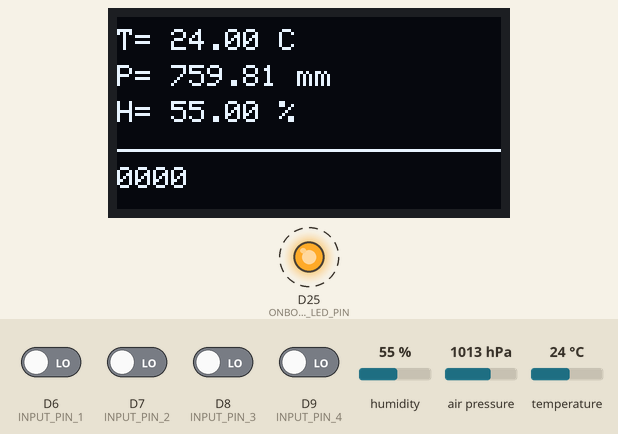
This sketch was run on a simulated Arduino Due. On the bench: 128×64 one-colour display, output pins drawn as LEDs (lit = HIGH). Dashed ring = blinking. The test bench sets the inputs (shaded band); at power-on: D6 (INPUT_PIN_1), D7 (INPUT_PIN_2), D8 (INPUT_PIN_3), D9 (INPUT_PIN_4) LOW, humidity 55 %, air pressure 1013 hPa, temperature 24 °C.

Above: at 1.3 s.
1.4 s: humidity set to 22 %
At 7.7 s:
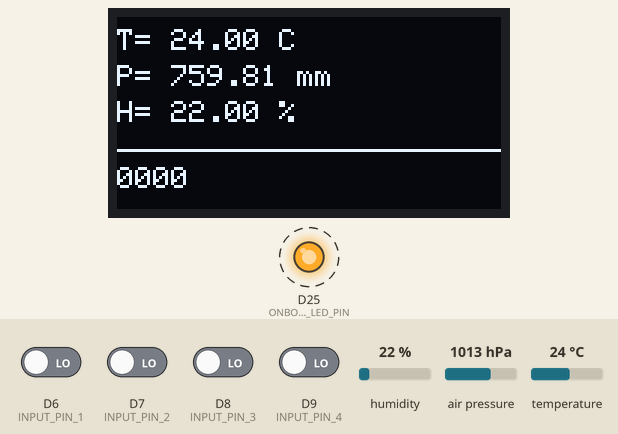
9.4 s: air pressure set to 952 hPa
At 11.4 s:
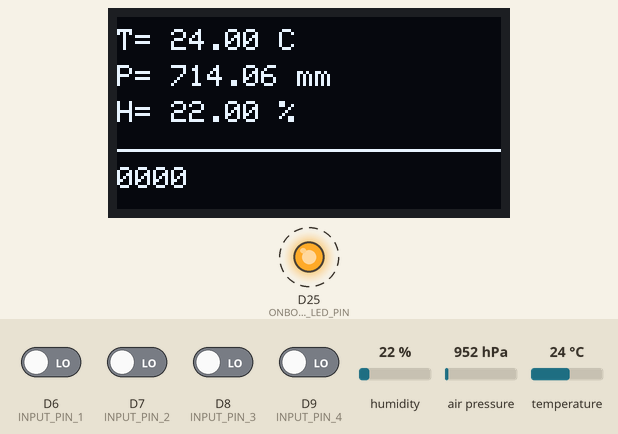
15.3 s: D6 (INPUT_PIN_1) driven HIGH
At 16.6 s:
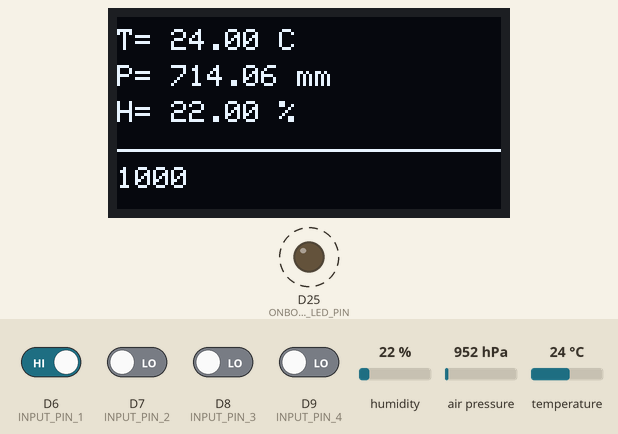
21.2 s: D7 (INPUT_PIN_2) driven HIGH
At 21.9 s:
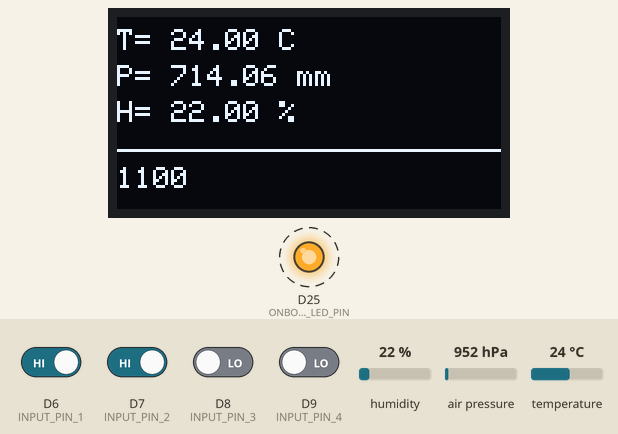
27.1 s: D8 (INPUT_PIN_3) driven HIGH
At 30.7 s:
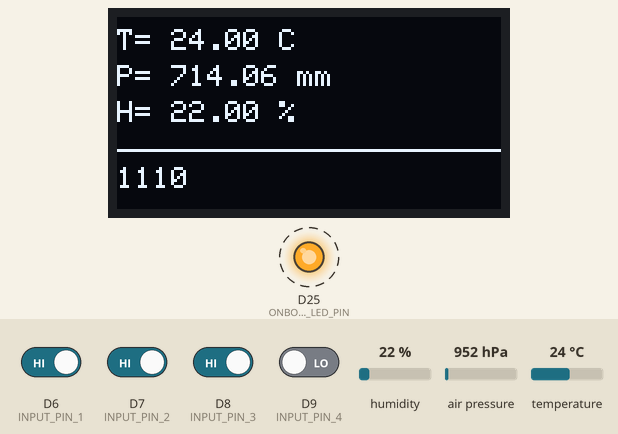
33.0 s: D9 (INPUT_PIN_4) driven HIGH
At 34.7 s:
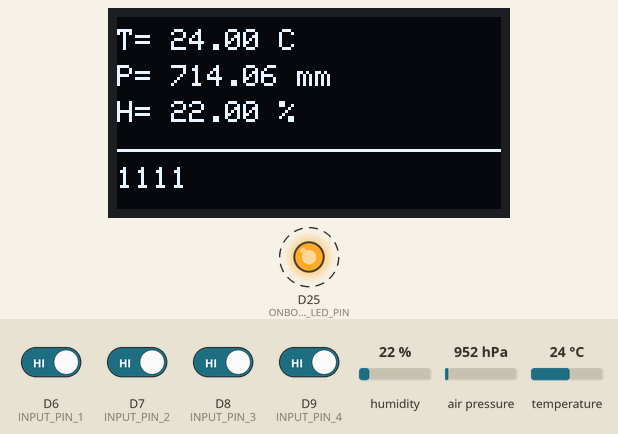
Timing chart, 0 to 39.9 s (numbered marks = the images above; inputs shaded):
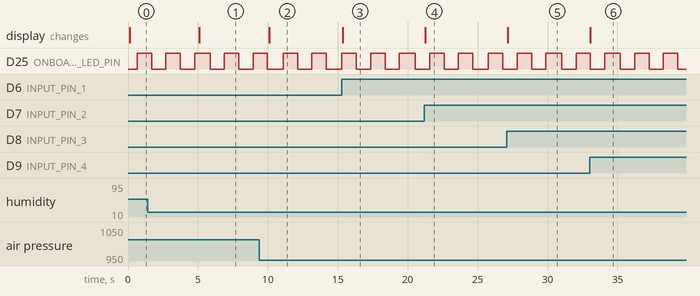

The sketch:

AHT20_BMP280_4xSA_OLED.ino
```cpp
/*
 * =====================================================================
 * Назначение выводов (Pinout) Raspberry Pi Pico (RP2040):
 * =====================================================================
 * GP0  (UART0 TX) - [Резерв] Передача данных на преобразователь UART-USB
 * GP1  (UART0 RX) - [Резерв] Прием данных от преобразователя UART-USB
 * GP4  (I2C0 SDA) - Шина данных SDA: OLED SSD1306 (0x3C) + AHT20 (0x38) + BMP280 (0x76/0x77)
 * GP5  (I2C0 SCL) - Шина тактирования SCL: OLED SSD1306 + AHT20 + BMP280
 * GP6  (GPIO IN)  - Контактный датчик 1 (прерывание CHANGE, без подтяжки, 0/3.3В)
 * GP7  (GPIO IN)  - Контактный датчик 2 (прерывание CHANGE, без подтяжки, 0/3.3В)
 * GP8  (GPIO IN)  - Контактный датчик 3 (прерывание CHANGE, без подтяжки, 0/3.3В)
 * GP9  (GPIO IN)  - Контактный датчик 4 (прерывание CHANGE, без подтяжки, 0/3.3В)
 * GP25 (GPIO OUT) - Встроенный светодиод на плате (индикатор работы / PWM)
 * =====================================================================
 */

#include <Wire.h>
#include <Adafruit_GFX.h>
#include <Adafruit_SSD1306.h>
#include <Adafruit_AHTX0.h>
#include <Adafruit_BMP280.h>

// Настройки OLED-дисплея
#define SCREEN_WIDTH 128    // Ширина дисплея в пикселях
#define SCREEN_HEIGHT 64    // Высота дисплея в пикселях
#define OLED_RESET -1       // Пин сброса (-1, если общий с Pico)
#define SCREEN_ADDRESS 0x3C // I2C адрес OLED-дисплея

// Пины периферии
const uint8_t I2C_SDA_PIN     = 4;
const uint8_t I2C_SCL_PIN     = 5;
const uint8_t INPUT_PIN_1     = 6;
const uint8_t INPUT_PIN_2     = 7;
const uint8_t INPUT_PIN_3     = 8;
const uint8_t INPUT_PIN_4     = 9;
const uint8_t ONBOARD_LED_PIN = 25;

// Массив пинов датчиков для удобного опроса
const uint8_t INPUT_PINS[4] = {INPUT_PIN_1, INPUT_PIN_2, INPUT_PIN_3, INPUT_PIN_4};

// Создаем объекты дисплея и датчиков
Adafruit_SSD1306 display(SCREEN_WIDTH, SCREEN_HEIGHT, &Wire, OLED_RESET);
Adafruit_AHTX0 aht;
Adafruit_BMP280 bmp;

// Флаги состояния датчиков I2C
bool sensorsReady = false;

// Переменные для обработки прерываний от входов GP6-GP9
volatile bool inputsChanged = false;
volatile unsigned long lastInterruptTime = 0;
const unsigned long DEBOUNCE_DELAY = 20; // Защита от дребезга контактов (20 мс)

// Переменные для неблокирующего fade светодиода
int brightness = 0;
int fadeAmount = 5;
unsigned long prevFadeMillis = 0;
const unsigned long FADE_INTERVAL = 20;

// Переменные для неблокирующего опроса AHT20+BMP280 (раз в 5 секунд)
unsigned long prevSensorMillis = 0;
const unsigned long SENSOR_INTERVAL = 5000;

// Обработчик прерывания по изменению уровня на любом из входов GP6-GP9
void onInputChangeISR() {
  inputsChanged = true;
  lastInterruptTime = millis();
}

void setup() {
  // 1. Настройка встроенного светодиода
  pinMode(ONBOARD_LED_PIN, OUTPUT);
  analogWriteResolution(8);

  // 2. Настройка входов GP6-GP9 без подтяжки и привязка прерываний по изменению уровня (CHANGE)
  for (uint8_t i = 0; i < 4; i++) {
    pinMode(INPUT_PINS[i], INPUT);
    attachInterrupt(digitalPinToInterrupt(INPUT_PINS[i]), onInputChangeISR, CHANGE);
  }

  // 3. Инициализация шины I2C0 на пинах GP4 и GP5
  Wire.setSDA(I2C_SDA_PIN);
  Wire.setSCL(I2C_SCL_PIN);
  Wire.begin();

  // 4. Инициализация OLED-дисплея
  if (!display.begin(SSD1306_SWITCHCAPVCC, SCREEN_ADDRESS)) {
    while (true) {
      digitalWrite(ONBOARD_LED_PIN, HIGH);
      delay(100);
      digitalWrite(ONBOARD_LED_PIN, LOW);
      delay(100);
    }
  }

  // 5. Инициализация датчиков AHT20 и BMP280
  initSensors();

  // 6. Первичная отрисовка всех данных на дисплее
  display.clearDisplay();
  updateSensorsArea();
  updateInputsArea();
  display.display();
}

void loop() {
  // 1. Плавное дыхание светодиода в фоне
  updateLedFade();

  unsigned long currentMillis = millis();

  // 2. Проверка флага прерывания от входов GP6-GP9 (с учетом времени антидребезга)
  if (inputsChanged && (currentMillis - lastInterruptTime >= DEBOUNCE_DELAY)) {
    inputsChanged = false;
    updateInputsArea();
    display.display();
  }

  // 3. Опрос датчиков температуры, давления и влажности каждые 5 секунд
  if (currentMillis - prevSensorMillis >= SENSOR_INTERVAL) {
    prevSensorMillis = currentMillis;
    updateSensorsArea();
    display.display();
  }
}

// Функция проверки и инициализации обоих чипов на модуле AHT20+BMP280
bool initSensors() {
  bool ahtOk = aht.begin(&Wire);
  bool bmpOk = bmp.begin(0x77) || bmp.begin(0x76);

  sensorsReady = (ahtOk && bmpOk);
  return sensorsReady;
}

// Обновление верхней области экрана (Y = 0..43): T, P, H или "No Sensor"
void updateSensorsArea() {
  // Очищаем только верхнюю зону экрана, не затрагивая строку состояний входов
  display.fillRect(0, 0, SCREEN_WIDTH, 44, SSD1306_BLACK);
  display.setTextColor(SSD1306_WHITE);
  display.setTextSize(1);

  if (!sensorsReady) {
    initSensors();
  }

  if (!sensorsReady) {
    display.setCursor(36, 18);
    display.println(F("No Sensor"));
    return;
  }

  sensors_event_t humidityEvent, tempEvent;
  if (!aht.getEvent(&humidityEvent, &tempEvent)) {
    sensorsReady = false;
    display.setCursor(36, 18);
    display.println(F("No Sensor"));
    return;
  }

  float pressurePa = bmp.readPressure();
  if (isnan(pressurePa) || pressurePa <= 0) {
    sensorsReady = false;
    display.setCursor(36, 18);
    display.println(F("No Sensor"));
    return;
  }

  float tempC      = tempEvent.temperature;
  float pressureMm = pressurePa / 133.322;
  float humPercent = humidityEvent.relative_humidity;

  // Строка 1: Температура
  display.setCursor(0, 4);
  display.print(F("T= "));
  display.print(tempC, 2);
  display.println(F(" C"));

  // Строка 2: Давление
  display.setCursor(0, 16);
  display.print(F("P= "));
  display.print(pressureMm, 2);
  display.println(F(" mm"));

  // Строка 3: Влажность
  display.setCursor(0, 28);
  display.print(F("H= "));
  display.print(humPercent, 2);
  display.println(F(" %"));
}

// Обновление нижней области экрана (Y = 46..63): состояние входов GP6-GP9 в виде 0110
void updateInputsArea() {
  // Очищаем только нижнюю зону экрана
  display.fillRect(0, 46, SCREEN_WIDTH, 18, SSD1306_BLACK);
  display.setTextColor(SSD1306_WHITE);
  display.setTextSize(1);

  // Тонкая разделительная линия для визуальной аккуратности
  display.drawFastHLine(0, 44, SCREEN_WIDTH, SSD1306_WHITE);

  // Выводим текущие логические уровни GP6, GP7, GP8, GP9 слева направо
  display.setCursor(0, 50);
  for (uint8_t i = 0; i < 4; i++) {
    int state = digitalRead(INPUT_PINS[i]);
    display.print(state == HIGH ? '1' : '0');
  }
}

// Функция плавного изменения яркости светодиода
void updateLedFade() {
  unsigned long currentMillis = millis();

  if (currentMillis - prevFadeMillis >= FADE_INTERVAL) {
    prevFadeMillis = currentMillis;
    analogWrite(ONBOARD_LED_PIN, brightness);
    brightness += fadeAmount;

    if (brightness <= 0 || brightness >= 255) {
      fadeAmount = -fadeAmount;
    }
  }
}
```

Measured:
- after the input at 1.4 s, the display: changes after 3.7 s (image 1)
- after the input at 9.4 s, the display: changes after 0.71 s (image 2)
- after the input at 15.3 s, the display: changes after 0.05 s (image 3)
- after the input at 21.2 s, the display: changes after 0.05 s (image 4)
- after the input at 27.1 s, the display: changes after 0.05 s (image 5)
- after the input at 33.0 s, the display: changes after 0.05 s (image 6)
- by itself, D25 (ONBOARD_LED_PIN): alternates HIGH for 1.0 s and LOW for 1.0 s
